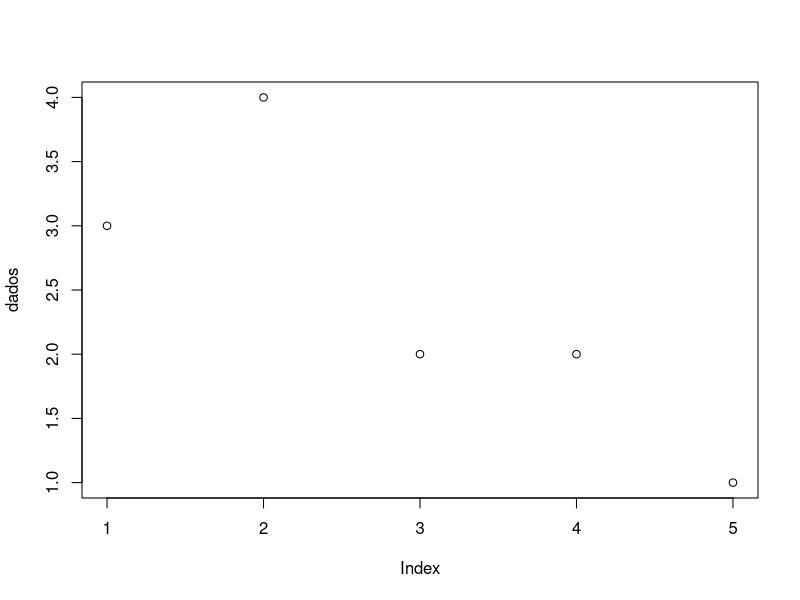
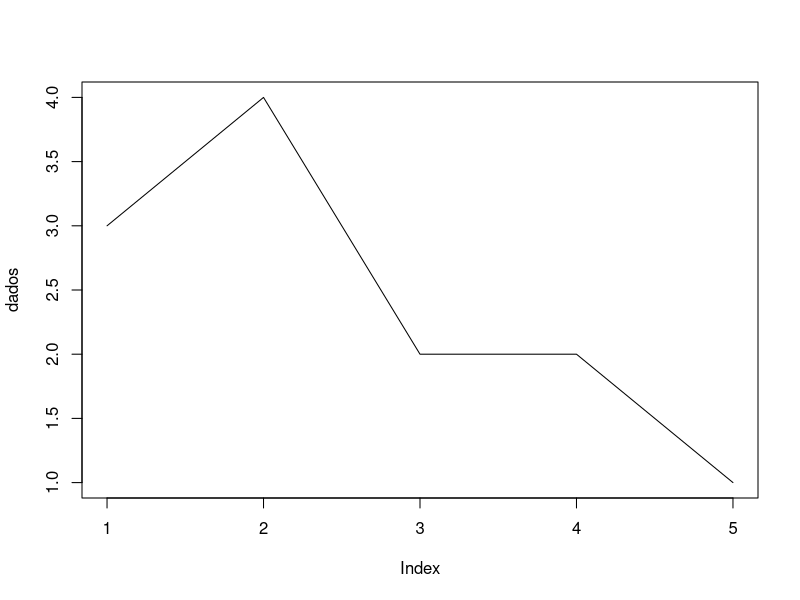
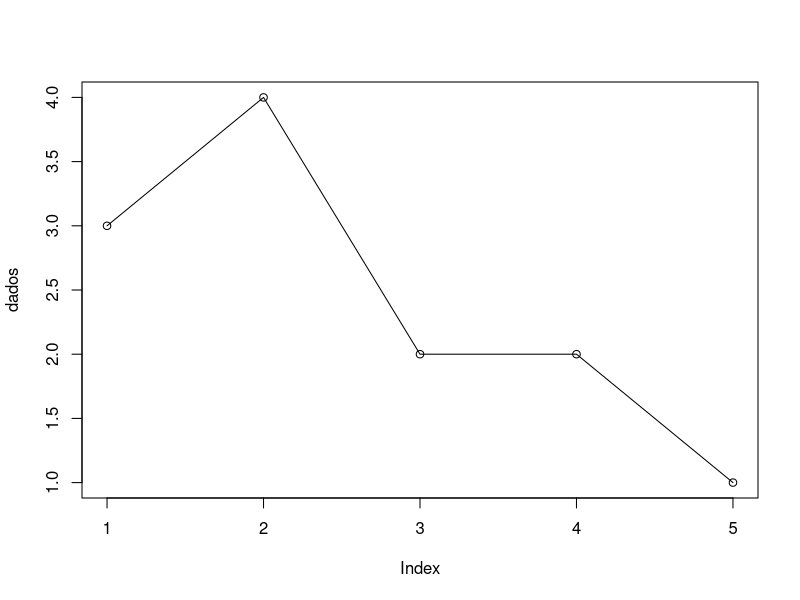
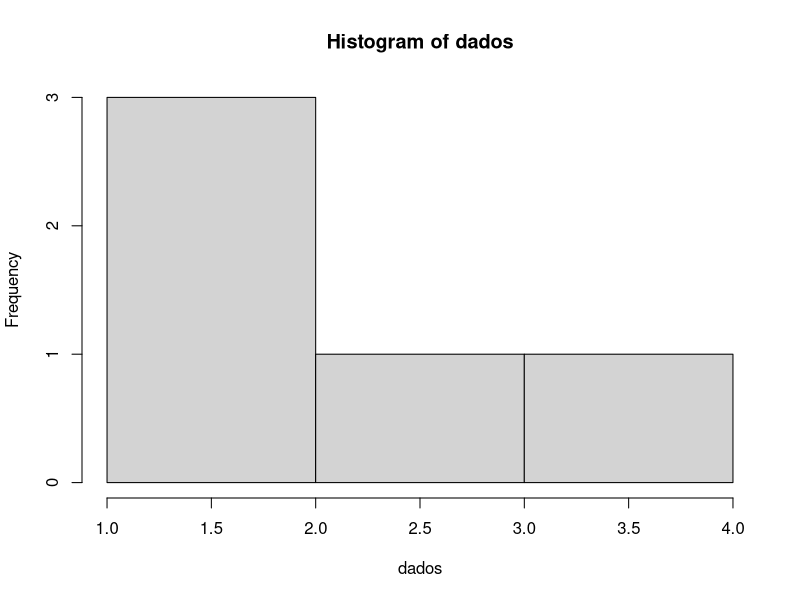
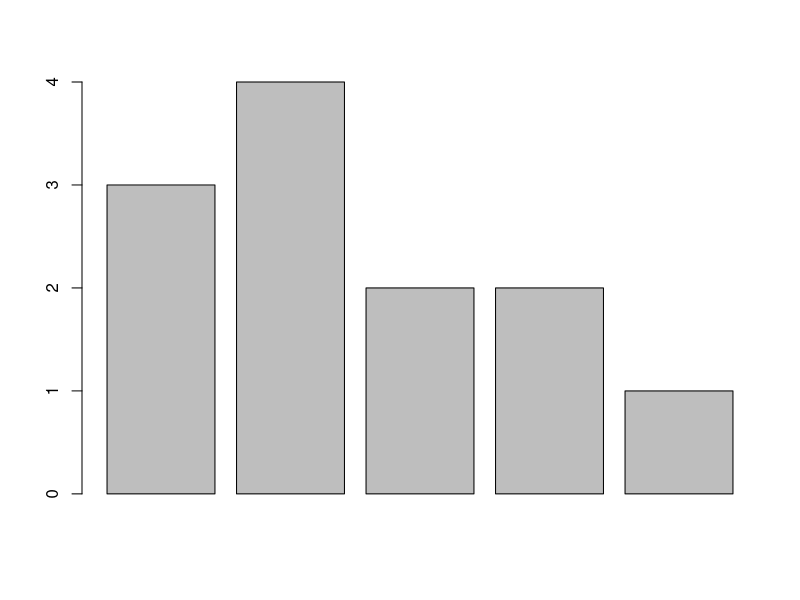
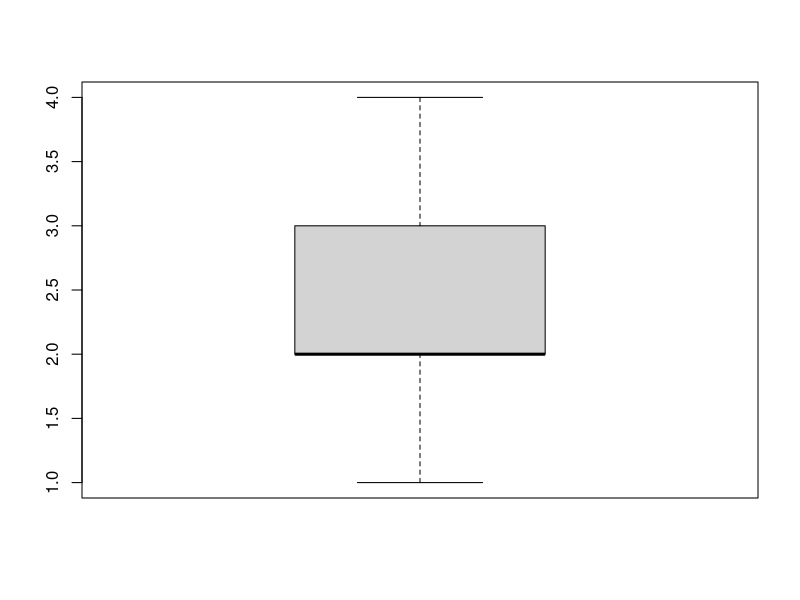
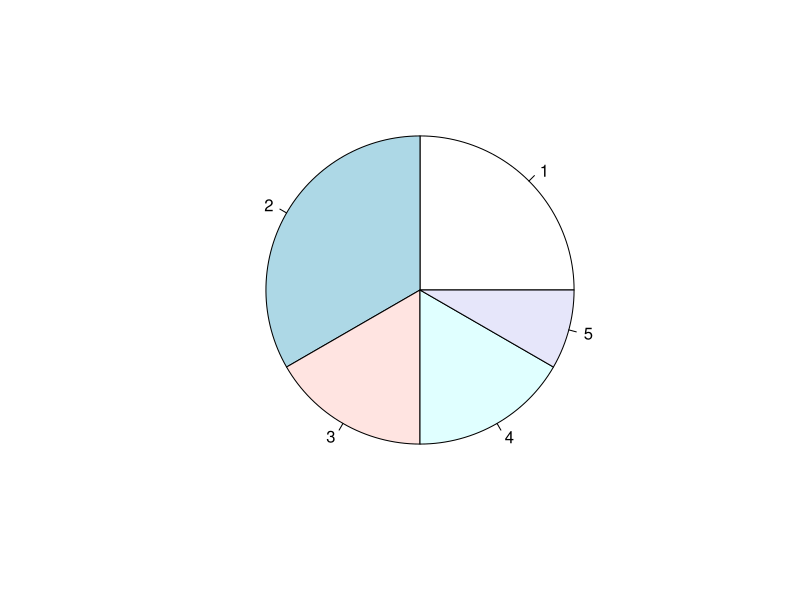
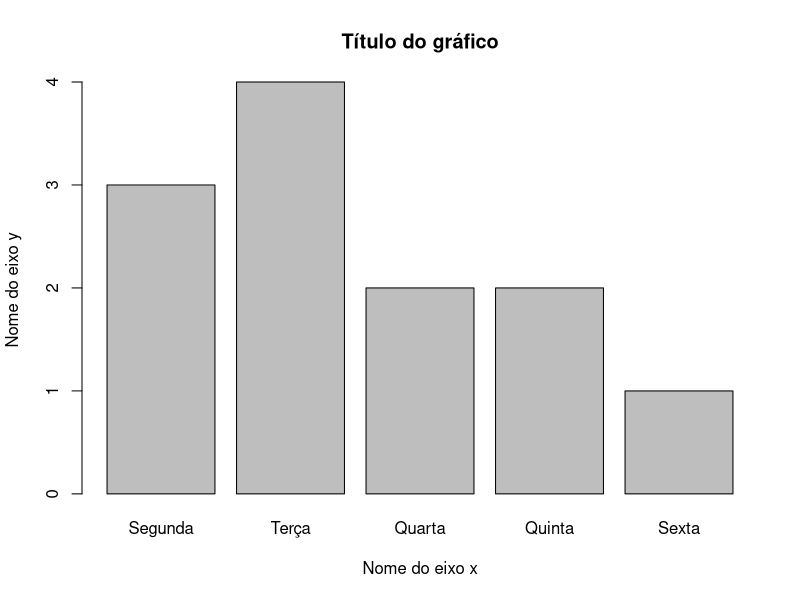

Source code (R) for these figures, in order:
# gráficos
#criando dados
dados <- c(3,4,2,2,1)

plot(dados)               #plot simples de pontos
plot(dados,type="l")      #gráfico de linha
plot(dados,type="o")      #gráfico de pontos de linhas

#histograma
hist(dados)

#Gráfico de barras
barplot(dados)

#Boxplot
boxplot(dados)
#Gráfico de pizza
pie(dados)

#adicionando detalhes
barplot(dados, #Grafico
main = "Título do gráfico",
xlab = "Nome do eixo x",
ylab = "Nome do eixo y",
names.arg = c("Segunda","Terça","Quarta","Quinta","Sexta"))
